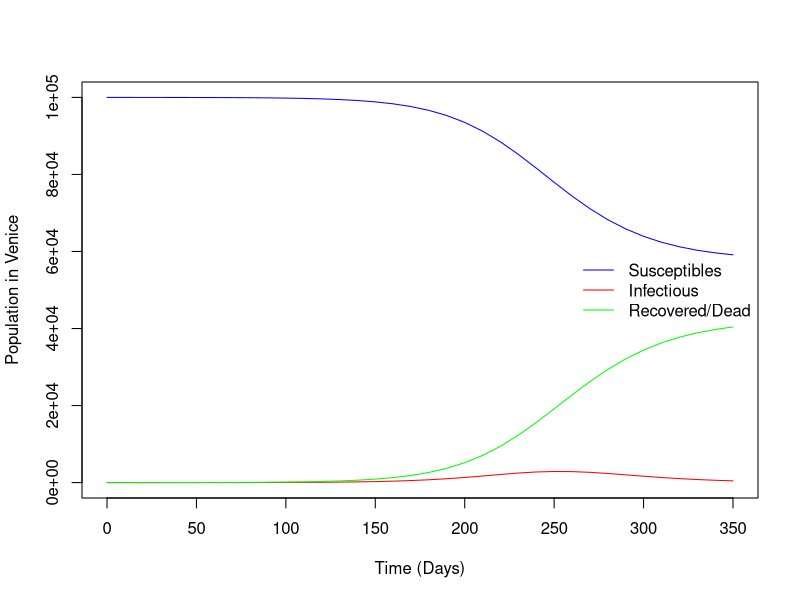
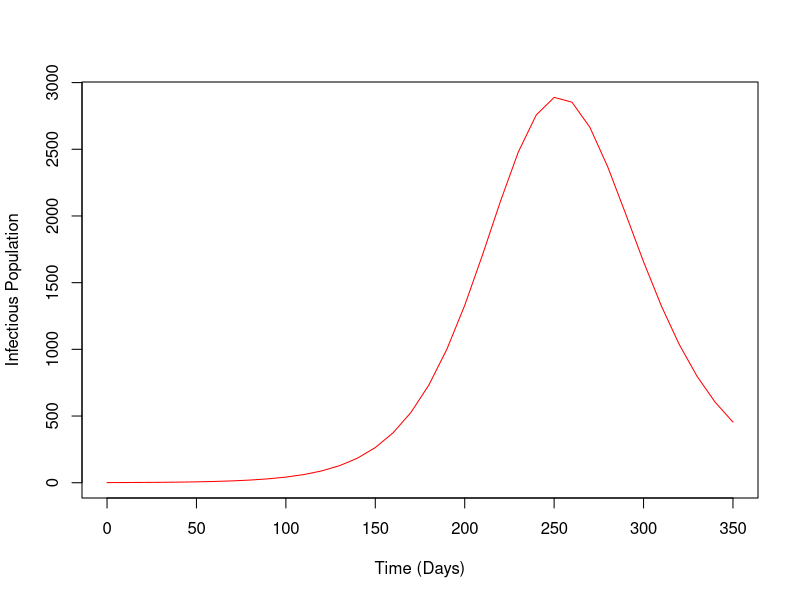

Write R code to recreate these figures, in order.
install.packages("deSolve")
library(tidyverse)
library(deSolve)


## Epidemic Model ##
sir_model <- function(time, state, parameters) {
  with(as.list(c(state, parameters)), {
    N <- S + I + R                  
    dS <- -beta * S * I / N
    dI <-  beta * S * I / N - gamma * I
    dR <-  gamma * I
    
    list(c(dS, dI, dR))
  })
}

## Assign Initial Values and Parameters##
parameters_values <- c(
  beta <- 0.1625,       # Infectious Contact Rate
  gamma <- 0.125        # Recovery/Death Rate 
)

initial_values <- c(
  S = 100000,         # Estimated Population of People in Venice
  I = 1,              # Number of People infected on day 1 
  R = 0               # Number of People Who are Recovered/Dead on  day 1 
)

time_values <- seq(0, 350, by = 10)     # Time span of Data in Days (1 year) Increments of 10 

## SIR Modeling 
sir_values <- ode(
  y = initial_values,
  times = time_values,
  func = sir_model,
  parms = parameters_values
)
sir_values


## Converting to Data Fram for Visualization
sir_values <- as.data.frame(sir_values)
sir_values

## Plotting SIR Model 
matplot(sir_values$time, sir_values[, c("S", "I", "R")],
        type = "l", lty = 1, col = c("blue", "red", "green"),
        xlab = "Time (Days)", ylab = "Population in Venice")
legend("right", c("Susceptibles", "Infectious", "Recovered/Dead"),
       col = c("blue", "red", "green"), lty = 1, bty = "n")

## Isolating the Infectious Pupulation 
plot(sir_values$time, sir_values$I, type = "l", col = "red",
     xlab = "Time (Days)", ylab = "Infectious Population")

## R0 Value Calculation
(100000 + 1) * 0.1625 / 0.125
